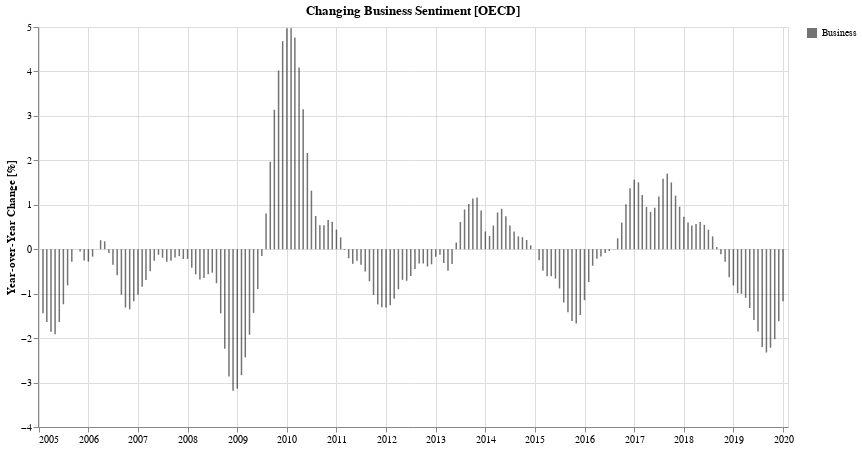

The cell this chart's notebook holds for it:
### Code cell
bYoy = yoyChartFor(bUsaYoy, 'Business', 'black')
bYoy.display()

### Figure 1 — Vega-Lite specification as saved in the notebook (floating-point values rounded to 4 significant figures; data arrays with more than 128 entries replaced by an {"elided": "..."} marker saying what was removed)
{"config": {"view": {"continuousWidth": 400, "continuousHeight": 300}}, "data": {"name": "data-045aa9659d84815fbe1e7369ef009dd3"}, "mark": {"type": "bar", "color": "black", "width": 1.5}, "encoding": {"opacity": {"type": "ordinal", "field": "label", "legend": {"title": ""}}, "tooltip": [{"type": "temporal", "field": "TIME", "format": "%b %Y"}, {"type": "quantitative", "field": "change_in_percent"}], "x": {"type": "temporal", "axis": {"title": ""}, "field": "TIME"}, "y": {"type": "quantitative", "axis": {"title": "Year-over-Year Change [%]"}, "field": "Value"}}, "height": 400, "title": "Changing Business Sentiment [OECD]", "transform": [{"calculate": "'Business'", "as": "label"}, {"calculate": "format(datum.Value, ',.2f')", "as": "change_in_percent"}], "width": 750, "$schema": "https://vega.github.io/schema/vega-lite/v4.0.2.json", "datasets": {"data-045aa9659d84815fbe1e7369ef009dd3": {"elided": "180 records"}}}
